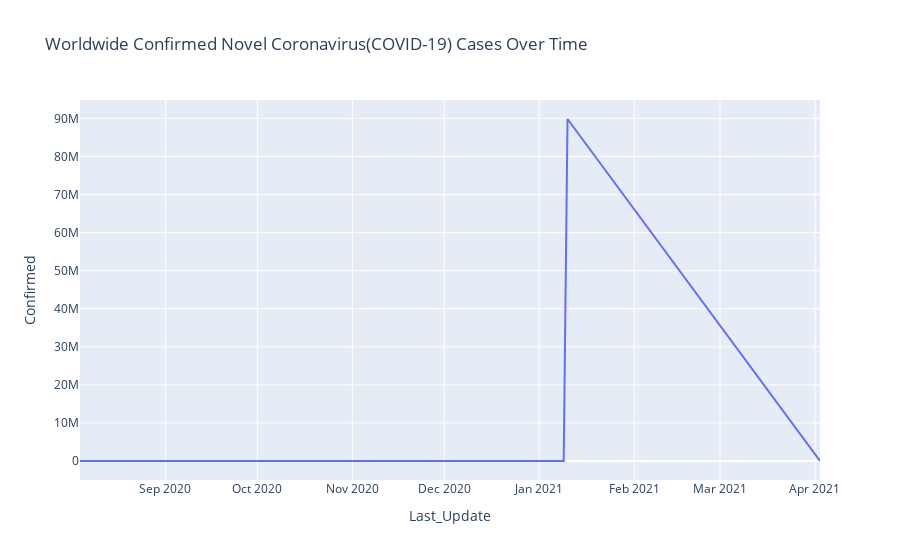

The cell this chart's notebook holds for it:
### Code cell
px.line(covid_last, x='Last_Update', y='Confirmed', title = 'Worldwide Confirmed Novel Coronavirus(COVID-19) Cases Over Time')

### Figure 1 — Plotly figure (JSON) as saved in the notebook; plotly's stock layout.template omitted (floating-point values rounded to 4 significant figures)
{"data": [{"hovertemplate": "Last_Update=%{x}<br>Confirmed=%{y}<extra></extra>", "legendgroup": "", "line": {"color": "#636efa", "dash": "solid"}, "marker": {"symbol": "circle"}, "mode": "lines", "name": "", "orientation": "v", "showlegend": false, "type": "scatter", "x": ["2020-08-04 02:27:56", "2020-08-07 22:34:20", "2020-12-21 13:27:30", "2021-01-08 23:22:27", "2021-01-10 05:22:12", "2021-04-02 15:13:53"], "xaxis": "x", "y": [152, 0, 788, 196, 89843066, 399], "yaxis": "y"}], "layout": {"legend": {"tracegroupgap": 0}, "title": {"text": "Worldwide Confirmed Novel Coronavirus(COVID-19) Cases Over Time"}, "xaxis": {"anchor": "y", "domain": [0, 1], "title": {"text": "Last_Update"}}, "yaxis": {"anchor": "x", "domain": [0, 1], "title": {"text": "Confirmed"}}}}
